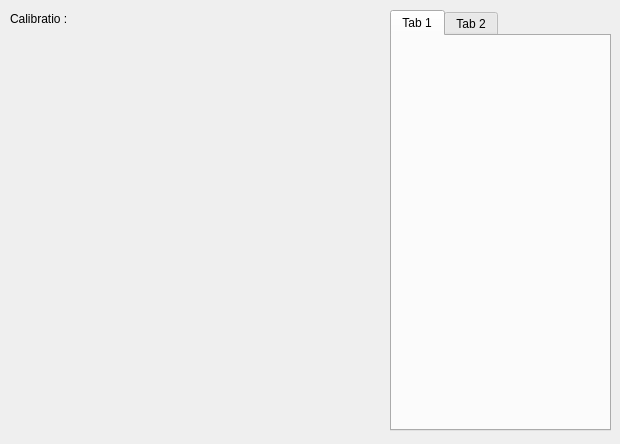
<?xml version="1.0" encoding="UTF-8"?>
<ui version="4.0">
 <class>CalibDetectionWidget</class>
 <widget class="QWidget" name="CalibDetectionWidget">
  <property name="geometry">
   <rect>
    <x>0</x>
    <y>0</y>
    <width>620</width>
    <height>444</height>
   </rect>
  </property>
  <property name="windowTitle">
   <string>Form</string>
  </property>
  <widget class="QTabWidget" name="tabWidget">
   <property name="geometry">
    <rect>
     <x>390</x>
     <y>10</y>
     <width>221</width>
     <height>421</height>
    </rect>
   </property>
   <widget class="QWidget" name="tab">
    <attribute name="title">
     <string>Tab 1</string>
    </attribute>
   </widget>
   <widget class="QWidget" name="tab_2">
    <attribute name="title">
     <string>Tab 2</string>
    </attribute>
   </widget>
  </widget>
  <widget class="QLabel" name="label">
   <property name="geometry">
    <rect>
     <x>10</x>
     <y>10</y>
     <width>311</width>
     <height>17</height>
    </rect>
   </property>
   <property name="text">
    <string>Calibratio : </string>
   </property>
  </widget>
  <widget class="ImageOutput" name="widget" native="true">
   <property name="geometry">
    <rect>
     <x>19</x>
     <y>39</y>
     <width>351</width>
     <height>381</height>
    </rect>
   </property>
  </widget>
 </widget>
 <customwidgets>
  <customwidget>
   <class>ImageOutput</class>
   <extends>QWidget</extends>
   <header location="global">elikos_remote_calib/gui/ImageOutput.h</header>
   <container>1</container>
  </customwidget>
 </customwidgets>
 <resources/>
 <connections/>
</ui>
